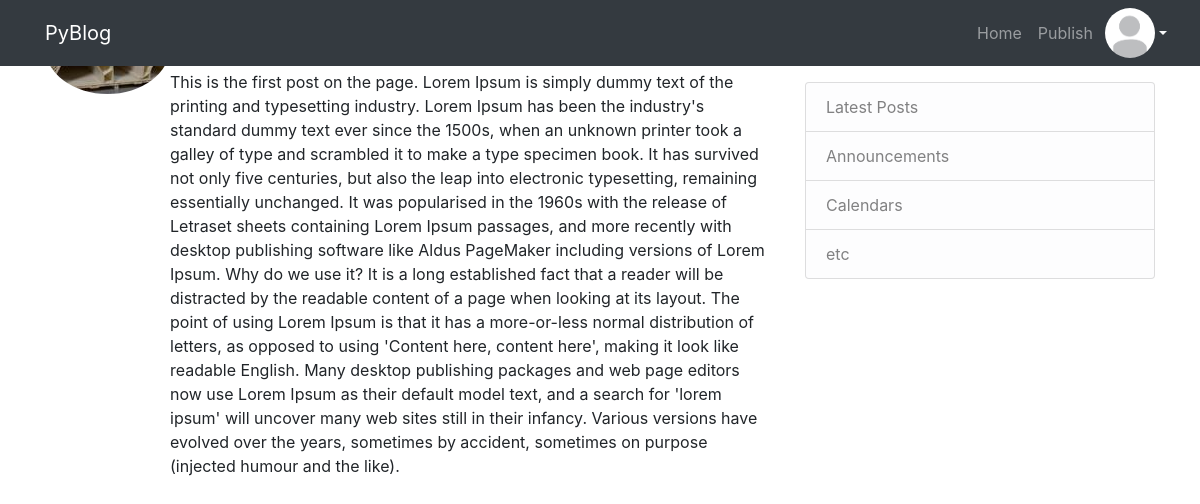
The app's page /post/1 (signed in) with its own data.
### src/models.py (models this page shows, shortened)
class User(db.Model, UserMixin):
    id = db.Column(db.Integer, primary_key=True)
    username = db.Column(db.String(20), unique=True, nullable=False)
    email = db.Column(db.String(120), unique=True, nullable=False)
    image_file = db.Column(db.String(20), nullable=False, default='default.jpg')
    password = db.Column(db.String(60), nullable=False)
    posts = db.relationship('Post', backref='author', lazy=True)

class Post(db.Model):
    id = db.Column(db.Integer, primary_key=True)
    title = db.Column(db.String(100), nullable=False)
    date_posted = db.Column(db.DateTime, nullable=False, default=datetime.utcnow)
    content = db.Column(db.Text, nullable=False)
    user_id = db.Column(db.Integer, db.ForeignKey('user.id'), nullable=False)

### src/components/posts/routes.py (the view)
@posts.route("/post/<int:post_id>")
def post(post_id):
    post = Post.query.get_or_404(post_id)
    return render_template('post.html', title=post.title, post=post)

### src/models.py (called while the page is built)
@login_manager.user_loader
def load_user(user_id):
    return User.query.get(int(user_id))

### src/templates/post.html (shortened to what this page needs)
{% extends "layout.html" %} {% block content %}
<article class="media content-section">
  <div class="media-body">
    <div class="article-metadata">
      <a class="mr-2" href="#">{{ post.author.username }}</a>
      <small class="text-muted"
        >{{ post.date_posted.strftime('%Y-%m-%d') }}</small
      >
    </div>
    <h2 class="article-title">{{ post.title }}</h2>
    <p class="article-content">{{ post.content }}</p>
  </div>
</article>
{% endblock content %}

### src/templates/layout.html (shortened to what this page needs)
<!DOCTYPE html>
<html>
<head>
    <link rel="stylesheet" href="https://maxcdn.bootstrapcdn.com/bootstrap/4.0.0/css/bootstrap.min.css"
>
    <link rel="stylesheet" type="text/css" href="{{ url_for('static', filename='/css/main.css') }}">
</head>
<body>
<header class="site-header">
    <nav class="navbar navbar-expand-md navbar navbar-dark bg-dark fixed-top">
        <div class="container">
            <a class="navbar-brand mr-4" href="/">PyBlog</a>
            <div class="collapse navbar-collapse" id="navbarToggle">
                <div class="navbar-nav">
                    <a class="nav-item nav-link" style="display:flex; align-items: center; " href="{{ url_for('main.home') }}">Home</a>
                    <a class="nav-item nav-link" style="display:flex; align-items: center; " href="{{ url_for('posts.create_post') }}">Publish</a>
                    {% if current_user.is_authenticated %}
                           <li class="nav-item dropdown">
                            <a class="dropdown-toggle ml-1 text-light" style="display:flex; align-items: center; height:50px; width: 50px" href="#" id="navbarDropdown" role="button" data-toggle="dropdown" aria-haspopup="true" aria-expanded="false">
                               <img class="rounded-circle w-100 h-100" src="{{ url_for('static', filename='img/' + current_user.image_file) }}">
                            </a>
                        </li>
                    {% else %}
                        <a class="nav-item nav-link btn btn-outline-light ml-2" href="{{ url_for('users.sign_in') }}">Sign In</a>
                    {% endif %}
                </div>
            </div>
        </div>
    </nav>
</header>
<main role="main" class="container">
    <div class="row">
        <div class="col-md-8">
            {% block content %}{% endblock %}
        </div>
        <div class="col-md-4">
            <div class="content-section">
                <h3>Our Sidebar</h3>
                <p class='text-muted'>You can put any information here you'd like.
                <ul class="list-group">
                    <li class="list-group-item list-group-item-light">Latest Posts</li>
                    <li class="list-group-item list-group-item-light">Announcements</li>
                    <li class="list-group-item list-group-item-light">Calendars</li>
                    <li class="list-group-item list-group-item-light">etc</li>
                </ul>
                </p>
            </div>
        </div>
    </div>
</main>
</body>
</html>

### records on screen
User: image_file (placeholder picture)
Post: content "This is the first post on the page. Lorem Ipsum is simply dummy text of the printing and typesetting industry. Lorem Ipsum has been the industry's standard dummy text ever since the 1500s, when an unknown printer took a galley of type and scrambled it to make a type specimen book. It has survived not only five centuries, but also the leap into electronic typesetting, remaining essentially unchanged. It was popularised in the 1960s with the release of Letraset sheets containing Lorem Ipsum passages, and more recently with desktop publishing software like Aldus PageMaker including versions of Lorem Ipsum. Why do we use it? It is a long established fact that a reader will be distracted by the…"
